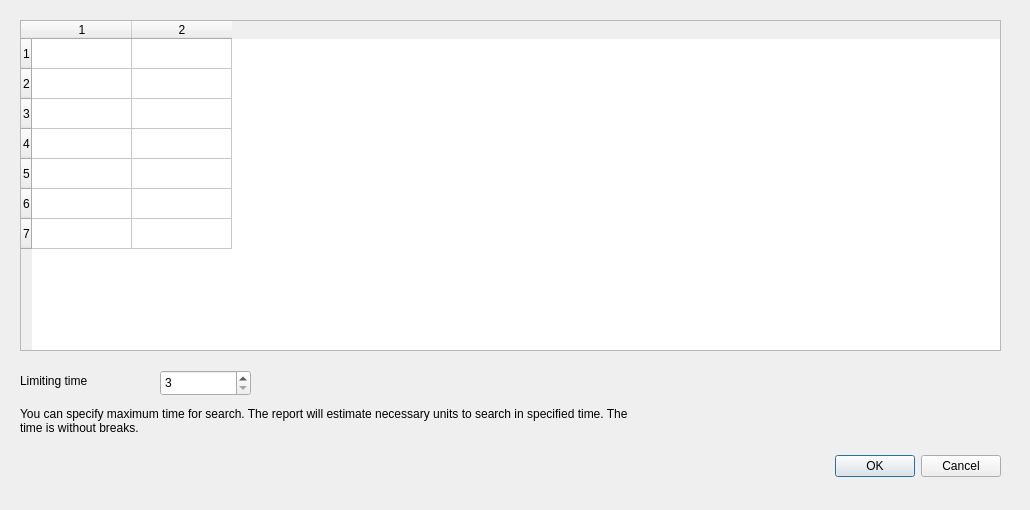
<?xml version="1.0" encoding="UTF-8"?>
<ui version="4.0">
 <class>Dialog</class>
 <widget class="QDialog" name="Dialog">
  <property name="geometry">
   <rect>
    <x>0</x>
    <y>0</y>
    <width>1030</width>
    <height>510</height>
   </rect>
  </property>
  <property name="windowTitle">
   <string>Units</string>
  </property>
  <property name="modal">
   <bool>true</bool>
  </property>
  <widget class="QDialogButtonBox" name="buttonBox">
   <property name="geometry">
    <rect>
     <x>660</x>
     <y>450</y>
     <width>341</width>
     <height>32</height>
    </rect>
   </property>
   <property name="orientation">
    <enum>Qt::Horizontal</enum>
   </property>
   <property name="standardButtons">
    <set>QDialogButtonBox::Cancel|QDialogButtonBox::Ok</set>
   </property>
  </widget>
  <widget class="QTableWidget" name="tableWidgetUnits">
   <property name="geometry">
    <rect>
     <x>20</x>
     <y>20</y>
     <width>981</width>
     <height>331</height>
    </rect>
   </property>
   <property name="rowCount">
    <number>7</number>
   </property>
   <property name="columnCount">
    <number>2</number>
   </property>
   <row/>
   <row/>
   <row/>
   <row/>
   <row/>
   <row/>
   <row/>
   <column/>
   <column/>
  </widget>
  <widget class="QLabel" name="labelLimitingTime">
   <property name="geometry">
    <rect>
     <x>20</x>
     <y>370</y>
     <width>121</width>
     <height>21</height>
    </rect>
   </property>
   <property name="text">
    <string>Limiting time</string>
   </property>
  </widget>
  <widget class="QLabel" name="labelLimitingTimeNote">
   <property name="geometry">
    <rect>
     <x>20</x>
     <y>400</y>
     <width>631</width>
     <height>41</height>
    </rect>
   </property>
   <property name="text">
    <string>You can specify maximum time for search. The report will estimate necessary units to search in specified time. The time is without breaks.</string>
   </property>
   <property name="wordWrap">
    <bool>true</bool>
   </property>
  </widget>
  <widget class="QSpinBox" name="spinBoxLimitingTime">
   <property name="geometry">
    <rect>
     <x>160</x>
     <y>370</y>
     <width>91</width>
     <height>26</height>
    </rect>
   </property>
   <property name="minimum">
    <number>3</number>
   </property>
   <property name="maximum">
    <number>72</number>
   </property>
  </widget>
 </widget>
 <resources/>
 <connections>
  <connection>
   <sender>buttonBox</sender>
   <signal>accepted()</signal>
   <receiver>Dialog</receiver>
   <slot>accept()</slot>
   <hints>
    <hint type="sourcelabel">
     <x>248</x>
     <y>254</y>
    </hint>
    <hint type="destinationlabel">
     <x>157</x>
     <y>274</y>
    </hint>
   </hints>
  </connection>
  <connection>
   <sender>buttonBox</sender>
   <signal>rejected()</signal>
   <receiver>Dialog</receiver>
   <slot>reject()</slot>
   <hints>
    <hint type="sourcelabel">
     <x>316</x>
     <y>260</y>
    </hint>
    <hint type="destinationlabel">
     <x>286</x>
     <y>274</y>
    </hint>
   </hints>
  </connection>
 </connections>
</ui>
